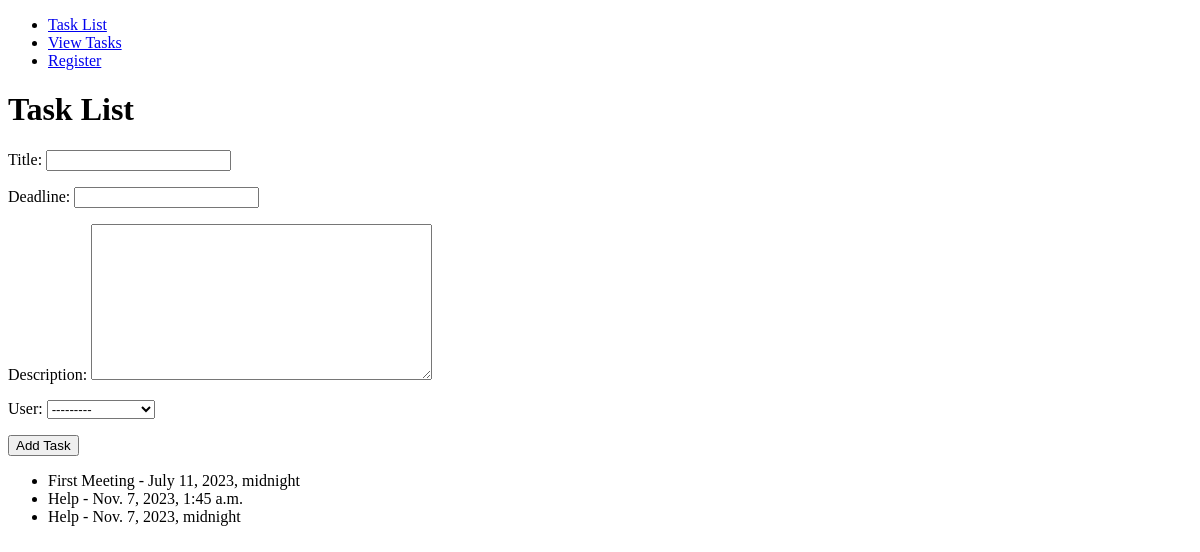
Before: / with the older database file.
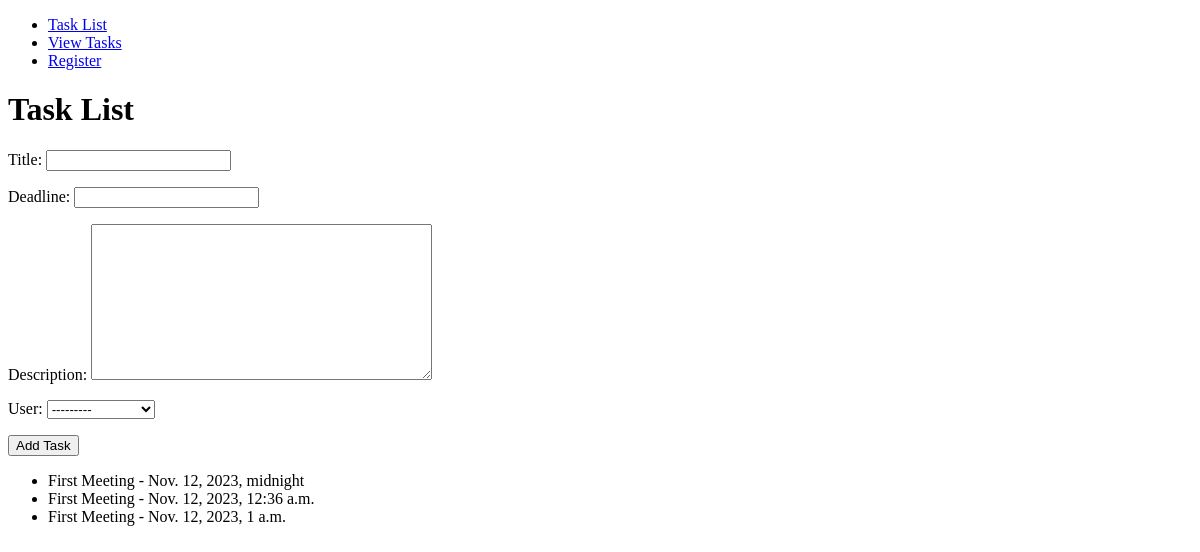
After: the same page with the newer database file.
### tasks/models.py (models this page shows)
class Task(models.Model):
    title = models.CharField(max_length=255)
    deadline = models.DateTimeField()
    description = models.TextField()
    user = models.ForeignKey(CustomUser, on_delete=models.CASCADE, default=None, null=True)

### tasks/views.py (the view, shortened to what this page needs)
# urls.py: path('', task_list, name='task_list'),
def task_list(request):
    print("task_list view called")
    tasks = Task.objects.all()
    form = TaskForm()
    return render(request, 'tasks/task_list.html', {'tasks': tasks, 'form': form})

### tasks/forms.py
class TaskForm(forms.ModelForm):
    class Meta:
        model = Task
        fields = ['title', 'deadline', 'description', 'user']

### tasks/templates/tasks/task_list.html (shortened to what this page needs)
<!DOCTYPE html>
<html lang="en">
<head>
</head>
<body>
    <nav>
        <ul>
            <li><a href="{% url 'task_list' %}">Task List</a></li>
            <li><a href="{% url 'view_tasks' %}">View Tasks</a></li>
            <li><a href="{% url 'register_user' %}">Register</a></li>
        </ul>
    </nav>
    <h1>Task List</h1>
    <form method="post">
        {{ form.as_p }}
        <button type="submit">Add Task</button>
    </form>
    <ul>
        {% for task in tasks %}
            <li>{{ task.title }} - {{ task.deadline }}</li>
        {% endfor %}
    </ul>
</body>
</html>

Changed rows visible on the page:
removed Task: title "First Meeting", deadline "July 11, 2023, midnight"
removed Task: title "Help", deadline "Nov. 7, 2023, 1:45 a.m."
removed Task: title "Help", deadline "Nov. 7, 2023, midnight"
added Task: title "First Meeting", deadline "Nov. 12, 2023, midnight"
added Task: title "First Meeting", deadline "Nov. 12, 2023, 12:36 a.m."
added Task: title "First Meeting", deadline "Nov. 12, 2023, 1 a.m."
